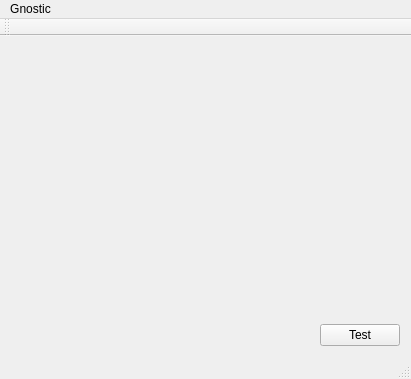
<?xml version="1.0" encoding="UTF-8"?>
<ui version="4.0">
 <class>GnosticMainWindow</class>
 <widget class="QMainWindow" name="GnosticMainWindow">
  <property name="geometry">
   <rect>
    <x>0</x>
    <y>0</y>
    <width>411</width>
    <height>379</height>
   </rect>
  </property>
  <property name="windowTitle">
   <string>GnosticMainWindow</string>
  </property>
  <widget class="QWidget" name="centralWidget">
   <layout class="QVBoxLayout" name="verticalLayout">
    <item>
     <layout class="QHBoxLayout" name="transportSettingsLayout"/>
    </item>
    <item>
     <spacer name="verticalSpacer">
      <property name="orientation">
       <enum>Qt::Vertical</enum>
      </property>
      <property name="sizeHint" stdset="0">
       <size>
        <width>20</width>
        <height>40</height>
       </size>
      </property>
     </spacer>
    </item>
    <item>
     <layout class="QHBoxLayout" name="horizontalLayout">
      <item>
       <spacer name="horizontalSpacer">
        <property name="orientation">
         <enum>Qt::Horizontal</enum>
        </property>
        <property name="sizeHint" stdset="0">
         <size>
          <width>40</width>
          <height>20</height>
         </size>
        </property>
       </spacer>
      </item>
      <item>
       <widget class="QPushButton" name="testButton">
        <property name="text">
         <string>Test</string>
        </property>
       </widget>
      </item>
     </layout>
    </item>
   </layout>
  </widget>
  <widget class="QMenuBar" name="menuBar">
   <property name="geometry">
    <rect>
     <x>0</x>
     <y>0</y>
     <width>411</width>
     <height>21</height>
    </rect>
   </property>
   <widget class="QMenu" name="menuTools">
    <property name="title">
     <string>Gnostic</string>
    </property>
    <addaction name="separator"/>
    <addaction name="actionFullscreen"/>
    <addaction name="actionConfigure"/>
    <addaction name="actionAbout"/>
    <addaction name="actionQuit"/>
   </widget>
   <addaction name="menuTools"/>
  </widget>
  <widget class="QToolBar" name="mainToolBar">
   <attribute name="toolBarArea">
    <enum>TopToolBarArea</enum>
   </attribute>
   <attribute name="toolBarBreak">
    <bool>false</bool>
   </attribute>
  </widget>
  <widget class="QStatusBar" name="statusBar"/>
  <action name="actionFullscreen">
   <property name="text">
    <string>Fullscreen</string>
   </property>
  </action>
  <action name="actionConfigure">
   <property name="text">
    <string>Configure</string>
   </property>
  </action>
  <action name="actionQuit">
   <property name="text">
    <string>Quit</string>
   </property>
  </action>
  <action name="actionAbout">
   <property name="text">
    <string>About Gnostic</string>
   </property>
  </action>
 </widget>
 <layoutdefault spacing="6" margin="11"/>
 <resources/>
 <connections/>
</ui>
